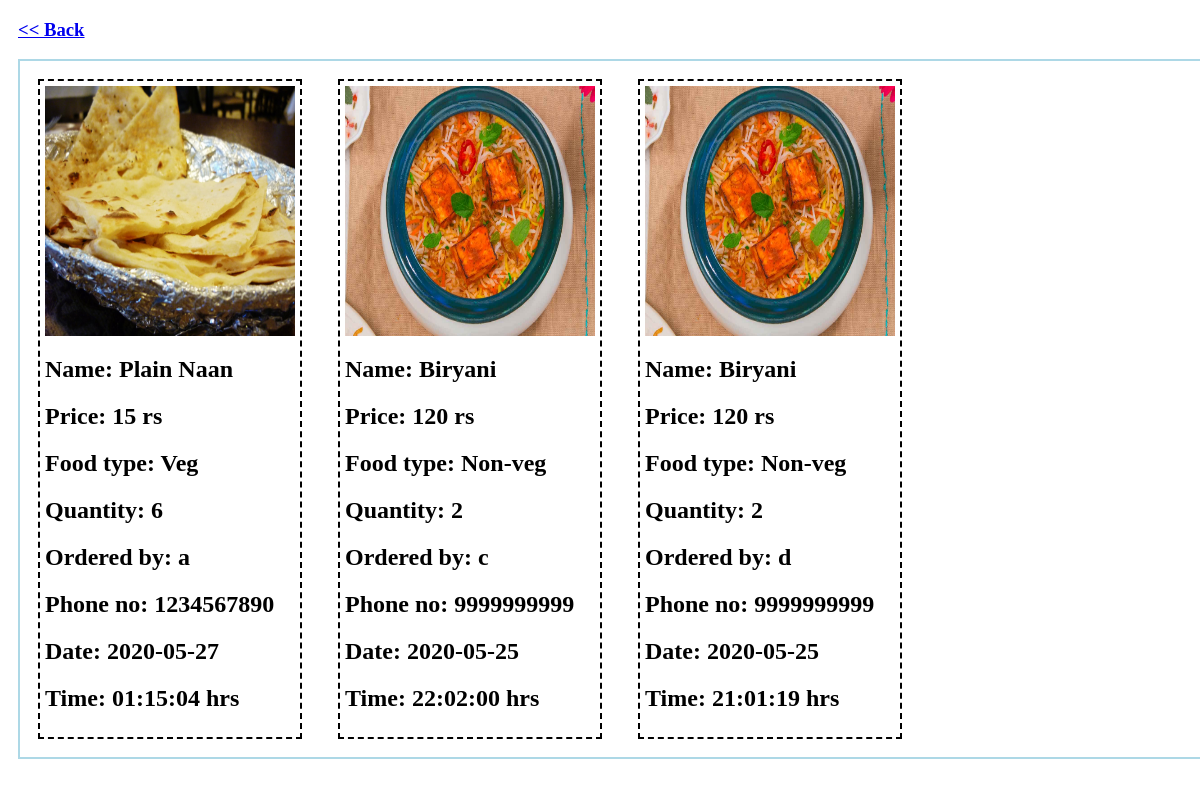
The app's page /res_orders.php (signed in) with its own data.
### tables this page shows
CREATE TABLE `orders` (
  `id` int(5) NOT NULL,
  `food_id` int(5) NOT NULL,
  `quantity` int(5) NOT NULL,
  `user_id` int(5) NOT NULL,
  `time` datetime NOT NULL DEFAULT current_timestamp()
);

CREATE TABLE `food` (
  `id` int(5) NOT NULL,
  `name` varchar(50) NOT NULL,
  `price` int(5) NOT NULL,
  `res_id` int(5) NOT NULL,
  `pref` tinyint(1) NOT NULL,
  `image` varchar(100) DEFAULT NULL
);

CREATE TABLE `customers` (
  `id` int(5) NOT NULL,
  `name` varchar(50) NOT NULL,
  `email` varchar(50) NOT NULL,
  `password` varchar(64) NOT NULL,
  `pref` tinyint(1) NOT NULL,
  `phone_no` varchar(10) NOT NULL
);

### res_orders.php (the view, shortened to what this page needs)
<!DOCTYPE html>
<html lang="en">
<head>
</head>
<body>
<a  href="res_home.php"><h3 style = "margin-left: 10px;"><< Back</h3></a>
<div class="menu">
    <?php
    include("config.php");
    $sql = "SELECT * FROM orders WHERE food_id = ANY
                                    (SELECT id FROM food WHERE res_id =". $_SESSION['id'].") ORDER BY time DESC;";
    $result = $conn->query($sql);
    if ($result->num_rows > 0) {
        while($row = $result->fetch_assoc()) {
            $food = $conn->query("SELECT * FROM food WHERE id =".$row['food_id'])->fetch_assoc();
            $user = $conn->query("SELECT * FROM customers WHERE id =".$row['user_id'])->fetch_assoc();
            $pref = $food['pref']?"Non-veg":"Veg";
            $dt = explode(" ",$row['time']);
            $date = $dt[0];
            $time = $dt[1];
            echo "<div class='food'>";
            echo "<img width = '250' height = '250' style='vertical-align:top;' src=".$food['image'].">
                 <h2>Name: " . $food["name"]. "<h2><h2>Price: " . $food["price"]." rs</h2><h2>Food type: ".$pref."<h2>".
                 "<h2>Quantity: " . $row["quantity"]. "<h2><h2>Ordered by: " . $user["name"]."</h2>".
                 "<h2>Phone no: " . $user["phone_no"].
                 "<h2>Date: ".$date."</h2><h2> Time: ".$time." hrs</h2>";
            echo "</div>";
        }
    } else {
        echo "NO ORDERS YET";
    }
    ?>
  </div>
</body>
</html>

### res_orders.php (style rules this page uses)
body { background-image: url('images/background.jpg'); background-size: cover; }
.menu { width: 75em; height: fit-content; border: solid lightblue 2px; margin: 10px; display: flex; flex-wrap: wrap; }
.food { width: fit-content; height: fit-content; padding: 5px ; margin: 18px; display: block; border: dashed 2px; }

### records on screen
orders: food.image (picture), food.name "Plain Naan", food.price "15", food.pref "Veg", quantity "6", customers.name "a", customers.phone_no "1234567890", time "2020-05-27", time "01:15:04"
orders: food.image (picture), food.name "Biryani", food.price "120", food.pref "Non-veg", quantity "2", customers.name "c", customers.phone_no "9999999999", time "2020-05-25", time "22:02:00"
orders: food.image (picture), food.name "Biryani", food.price "120", food.pref "Non-veg", quantity "2", customers.name "d", customers.phone_no "9999999999", time "2020-05-25", time "21:01:19"
